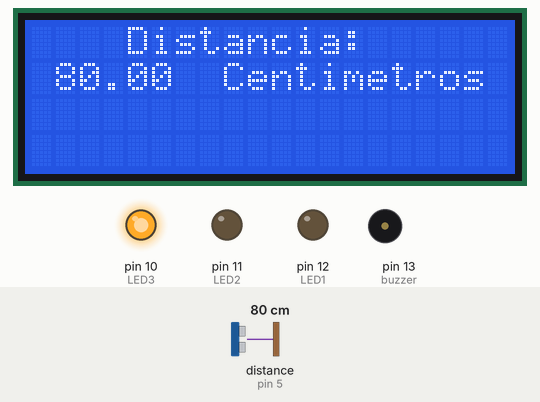
Simulated run of this sketch. Board: Arduino Uno, built with avr-gcc and run on an emulated ATmega328P. Shown: 20×4 character LCD, output pins drawn as LEDs (lit = HIGH), buzzer (waves = sounding). The test bench sets the inputs (shaded band); at power-on: distance to the obstacle (sensor on pin 5) 80 cm. The echo pulse lasts 58.3 µs per cm; what the sketch prints to the serial monitor is not drawn.

Above: at 1.2 s.
1.3 s: distance to the obstacle (sensor on pin 5) set to 10 cm
At 2.5 s:
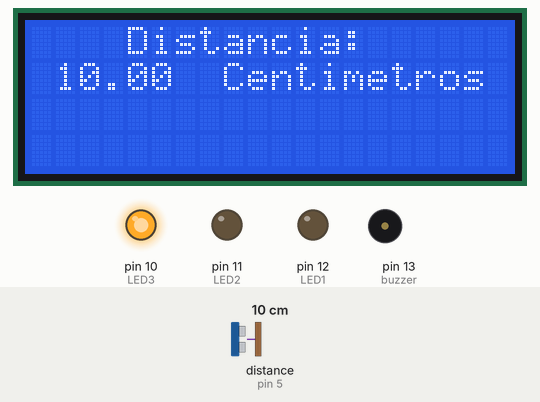
3.4 s: distance to the obstacle (sensor on pin 5) set to 7 cm
At 5.7 s:
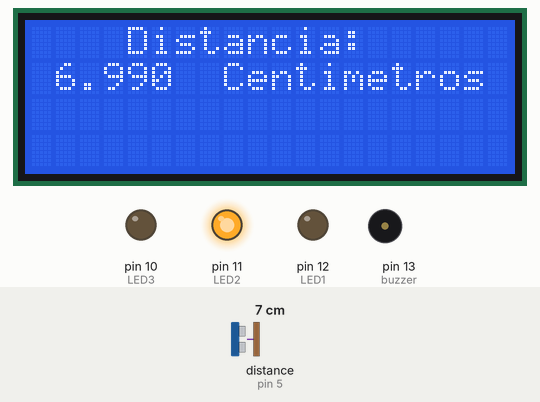
6.1 s: distance to the obstacle (sensor on pin 5) set to 2 cm
At 6.6 s:
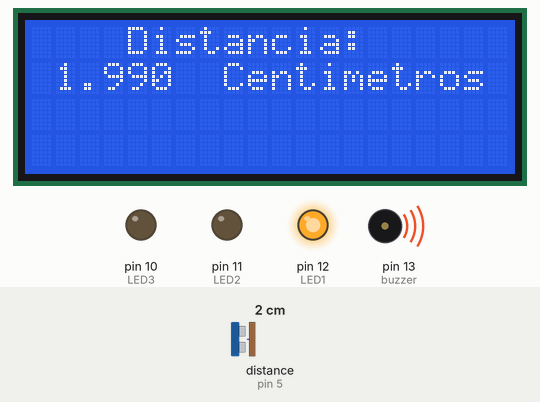
Timing chart, 0 to 9.1 s (numbered marks = the images above; inputs shaded):
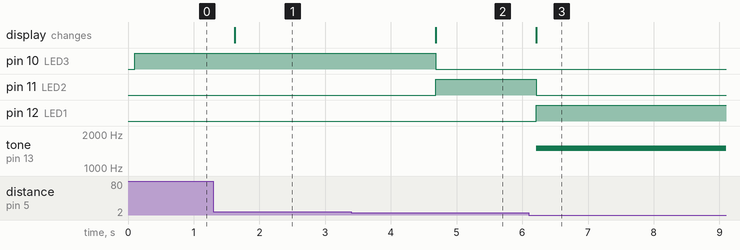

Measured:
- the behaviour switches between 9 and 8 cm on distance to the obstacle (sensor on pin 5) (found by bisection; images 1 and 2)
- after the input at 1.3 s, the display: changes after 0.33 s (image 1)
- after the input at 3.4 s, pin 10 (LED3): HIGH → LOW after 1.3 s; pin 11 (LED2): LOW → HIGH after 1.3 s; the display: changes after 1.3 s (image 2)
- after the input at 6.1 s, pin 11 (LED2): HIGH → LOW after 0.11 s; pin 12 (LED1): LOW → HIGH after 0.11 s; tone on pin 13 (buzzer): silent → 1500 Hz after 0.11 s; the display: changes after 0.11 s (image 3)

The sketch:

Sensor_Distancia.ino
```cpp
#include <Wire.h>
#include <LiquidCrystal_I2C.h>
#include <Ultrasonic.h>

#define pino_trigger 4
#define pino_echo 5

const int buzzer = 13;
int LED1 = 12;
int LED2 = 11;
int LED3 = 10;

LiquidCrystal_I2C lcd (0x3F, 20 ,4);
Ultrasonic ultrasonic(pino_trigger, pino_echo);

void setup() {
  // put your setup code here, to run once:
lcd.begin();
lcd.clear();

pinMode(LED1, OUTPUT);
pinMode(LED2, OUTPUT);
pinMode(LED3, OUTPUT);
pinMode(buzzer, OUTPUT);

Serial.begin(9600);
Serial.println("Lendo dados do sensor...");
}

void loop() {
{
float cmMsec;
long microsec = ultrasonic.timing();
cmMsec = ultrasonic.convert(microsec, Ultrasonic::CM);


lcd.setCursor(4,0);
lcd.print("Distancia:");
lcd.setCursor(1,1);
lcd.print(cmMsec);
lcd.setCursor(8,1);
lcd.print("Centimetros");

 Serial.print("Distancia: ");
  Serial.print(cmMsec);
  Serial.println(" Centimetros");


{
if(cmMsec < 5.0)
digitalWrite(LED1, HIGH);
else
  digitalWrite(LED1, LOW);
if(cmMsec > 5.0 && cmMsec < 8.0)
digitalWrite(LED2, HIGH);
else
digitalWrite(LED2, LOW);
if(cmMsec > 8.0)
digitalWrite(LED3, HIGH);
else
digitalWrite(LED3, LOW);
}
{
  if(cmMsec < 5.0)
  tone(buzzer, 1500);
  else
  noTone(buzzer);
  }

}
delay(1500);
}
```
